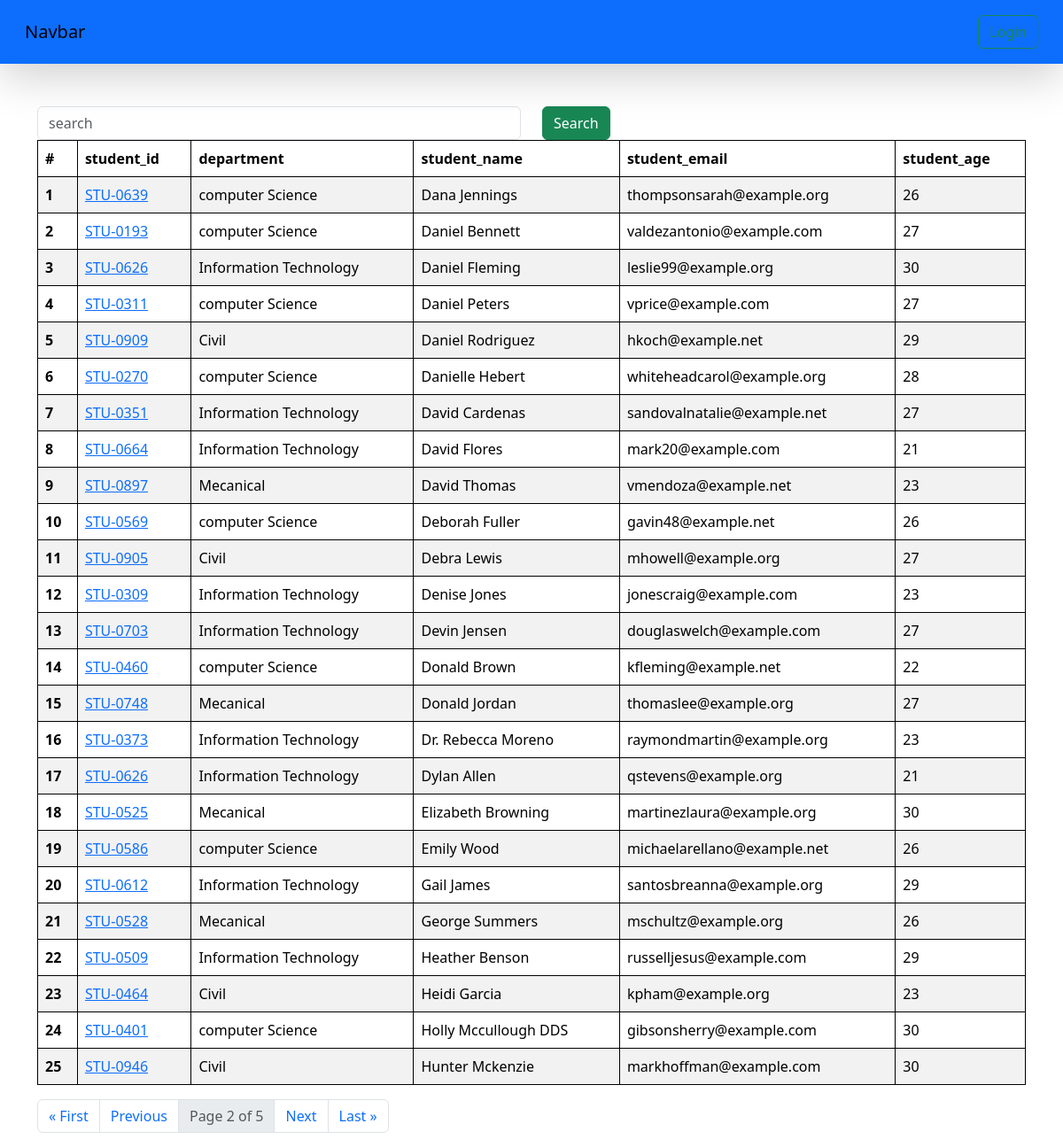
Screenshot of /students/?page=2 with the database file from the repository.
### vege/models.py (models this page shows, shortened)
class Student(models.Model):
    department = models.ForeignKey(Department, related_name="depart", on_delete=models.CASCADE)
    '''
        A One-to-One relationship ensures that each student has a unique student_id entry.
        on_delete=models.CASCADE → If a StudentID is deleted, the student record is also deleted.

    '''
    student_id     = models.OneToOneField(StudentID, related_name="studentid", on_delete=models.CASCADE)
    student_name    = models.CharField(max_length=100)
    student_email   = models.EmailField(unique=True)
    student_age     = models.IntegerField(default=18)
    student_address = models.TextField()
    class Meta:
        ordering = ['student_name']
        verbose_name = 'student'

class StudentID(models.Model):
    student_id = models.CharField(max_length=100)
    def __str__(self) -> str:
        return self.student_id

class Department(models.Model):
    department = models.CharField(max_length=100)
    '''
    Meta Class (ordering = ['department']) → Specifies that when querying the Department model,
      results should be sorted alphabetically by the department field.
    '''
    class Meta:
        ordering = ['department']

### vege/views.py (the view, shortened to what this page needs)
# urls.py: path('students/', get_students, name='get_students'),
def get_students(request):
    queryset = Student.objects.all()
    ranks = Student.objects.annotate(marks=Sum('studentmarks__marks')).order_by('-marks','-student_age')
    paginator = Paginator(queryset, 25)  # Show 25 results per page.
    page_number = request.GET.get("page", 1)
    page_obj = paginator.get_page(page_number)
    return render(request, 'report/students.html', {'queryset': page_obj})

### vege/templates/report/students.html
{%extends "base.html"%}
{% block start %}
 <div class="container mt-5">
    <form class="mb4">
        <div class="row">
            <div class="col-md-6">
                <input class="form-control" name="search" placeholder="search">
            </div>
            <div class="col-md-6">
                <button class="btn btn-success">Search</button>
            </div>
        </div>
    </form>
        <table class="table table-striped">
            <thead>
              <tr>
                <th scope="col">#</th>
                <th scope="col">student_id</th>
                <th scope="col">department</th>
                <th scope="col">student_name</th>
                <th scope="col">student_email</th>
                <th scope="col">student_age</th>
              </tr>
            </thead>
            <tbody>
                {% for student in queryset %}
              <tr>
                <th scope="row">{{forloop.counter}}</th>
                <td>
                <a href="/result/{{student.student_id}}/">{{student.student_id}}</a>
                </td>
                <td>{{student.department.department}}</td>
                <td>{{student.student_name}}</td>
                <td>{{student.student_email}}</td>
                <td>{{student.student_age}}</td>
              </tr>
              {% endfor %}
            </tbody>
        </table>
        <nav aria-label="Page navigation example">
            <ul class="pagination">
                {% if queryset.has_previous %}
                    <li class="page-item">
                        <a class="page-link" href="?page=1">&laquo; First</a>
                    </li>
                    <li class="page-item">
                        <a class="page-link" href="?page={{ queryset.previous_page_number }}">Previous</a>
                    </li>
                {% endif %}
                <li class="page-item disabled">
                    <a class="page-link">Page {{ queryset.number }} of {{ queryset.paginator.num_pages }}</a>
                </li>
                {% if queryset.has_next %}
                    <li class="page-item">
                        <a class="page-link" href="?page={{ queryset.next_page_number }}">Next</a>
                    </li>
                    <li class="page-item">
                        <a class="page-link" href="?page={{ queryset.paginator.num_pages }}">Last &raquo;</a>
                    </li>
                {% endif %}
            </ul>
        </nav>
    </div>
{% endblock %}

### home/templates/base.html (style rules this page uses)
table, th, td { border: 1px solid black; }

### rows the page displays
Student: student_id "STU-0639", department.department "computer Science", student_name "Dana Jennings", student_email "thompsonsarah@example.org", student_age "26"
Student: student_id "STU-0193", department.department "computer Science", student_name "Daniel Bennett", student_email "valdezantonio@example.com", student_age "27"
Student: student_id "STU-0626", department.department "Information Technology", student_name "Daniel Fleming", student_email "leslie99@example.org", student_age "30"
Student: student_id "STU-0311", department.department "computer Science", student_name "Daniel Peters", student_email "vprice@example.com", student_age "27"
Student: student_id "STU-0909", department.department "Civil", student_name "Daniel Rodriguez", student_email "hkoch@example.net", student_age "29"
Student: student_id "STU-0270", department.department "computer Science", student_name "Danielle Hebert", student_email "whiteheadcarol@example.org", student_age "28"
Student: student_id "STU-0351", department.department "Information Technology", student_name "David Cardenas", student_email "sandovalnatalie@example.net", student_age "27"
Student: student_id "STU-0664", department.department "Information Technology", student_name "David Flores", student_email "mark20@example.com", student_age "21"
Student: student_id "STU-0897", department.department "Mecanical", student_name "David Thomas", student_email "vmendoza@example.net", student_age "23"
Student: student_id "STU-0569", department.department "computer Science", student_name "Deborah Fuller", student_email "gavin48@example.net", student_age "26"
Student: student_id "STU-0905", department.department "Civil", student_name "Debra Lewis", student_email "mhowell@example.org", student_age "27"
Student: student_id "STU-0309", department.department "Information Technology", student_name "Denise Jones", student_email "jonescraig@example.com", student_age "23"
Student: student_id "STU-0703", department.department "Information Technology", student_name "Devin Jensen", student_email "douglaswelch@example.com", student_age "27"
Student: student_id "STU-0460", department.department "computer Science", student_name "Donald Brown", student_email "kfleming@example.net", student_age "22"
Student: student_id "STU-0748", department.department "Mecanical", student_name "Donald Jordan", student_email "thomaslee@example.org", student_age "27"
Student: student_id "STU-0373", department.department "Information Technology", student_name "Dr. Rebecca Moreno", student_email "raymondmartin@example.org", student_age "23"
Student: student_id "STU-0626", department.department "Information Technology", student_name "Dylan Allen", student_email "qstevens@example.org", student_age "21"
Student: student_id "STU-0525", department.department "Mecanical", student_name "Elizabeth Browning", student_email "martinezlaura@example.org", student_age "30"
Student: student_id "STU-0586", department.department "computer Science", student_name "Emily Wood", student_email "michaelarellano@example.net", student_age "26"
Student: student_id "STU-0612", department.department "Information Technology", student_name "Gail James", student_email "santosbreanna@example.org", student_age "29"
Student: student_id "STU-0528", department.department "Mecanical", student_name "George Summers", student_email "mschultz@example.org", student_age "26"
Student: student_id "STU-0509", department.department "Information Technology", student_name "Heather Benson", student_email "russelljesus@example.com", student_age "29"
Student: student_id "STU-0464", department.department "Civil", student_name "Heidi Garcia", student_email "kpham@example.org", student_age "23"
Student: student_id "STU-0401", department.department "computer Science", student_name "Holly Mccullough DDS", student_email "gibsonsherry@example.com", student_age "30"
Student: student_id "STU-0946", department.department "Civil", student_name "Hunter Mckenzie", student_email "markhoffman@example.com", student_age "30"

### other values shown
{{ queryset.number }} "2"
{{ queryset.paginator.num_pages }} "5"
